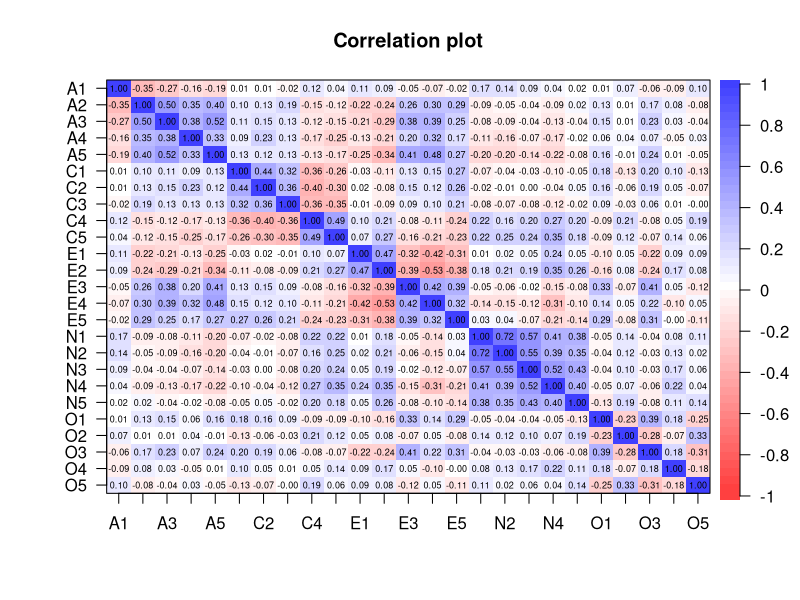
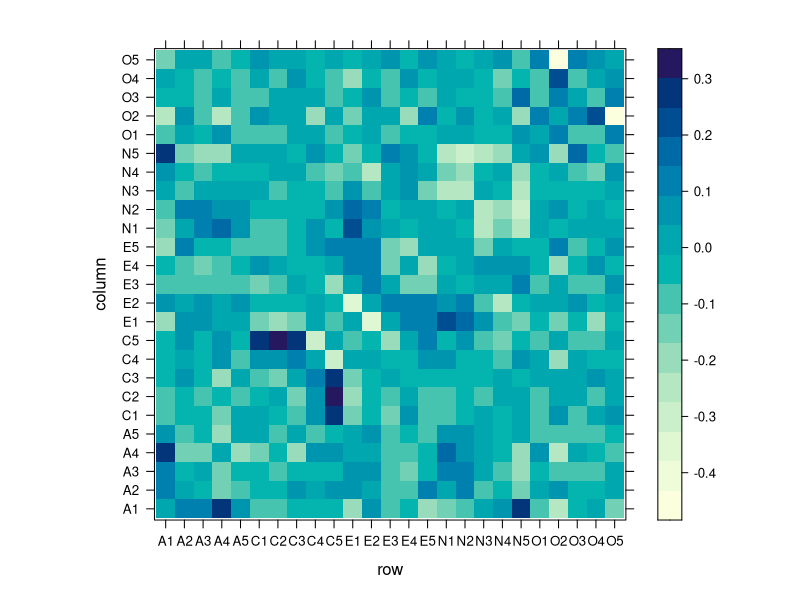
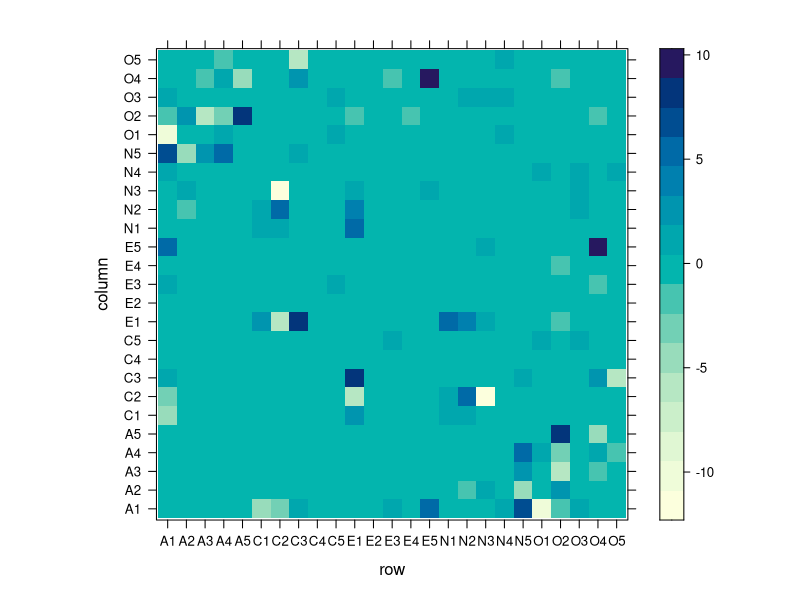
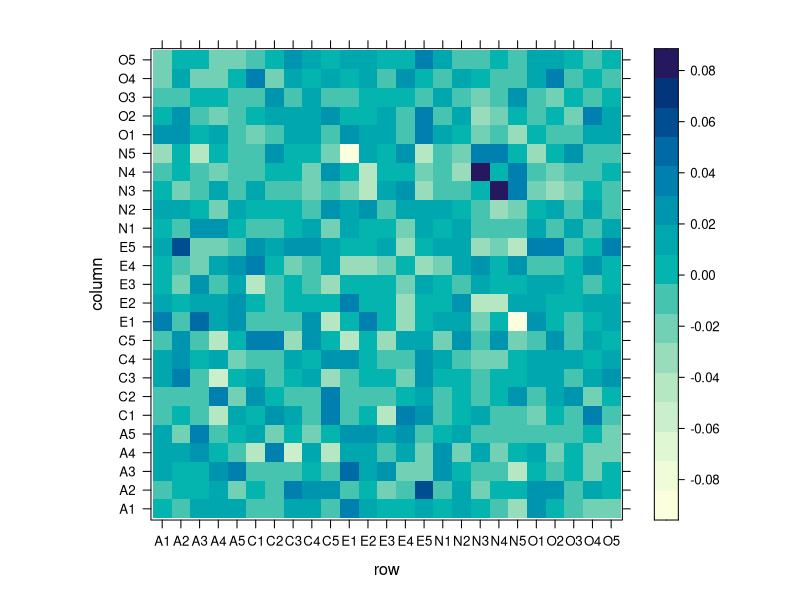
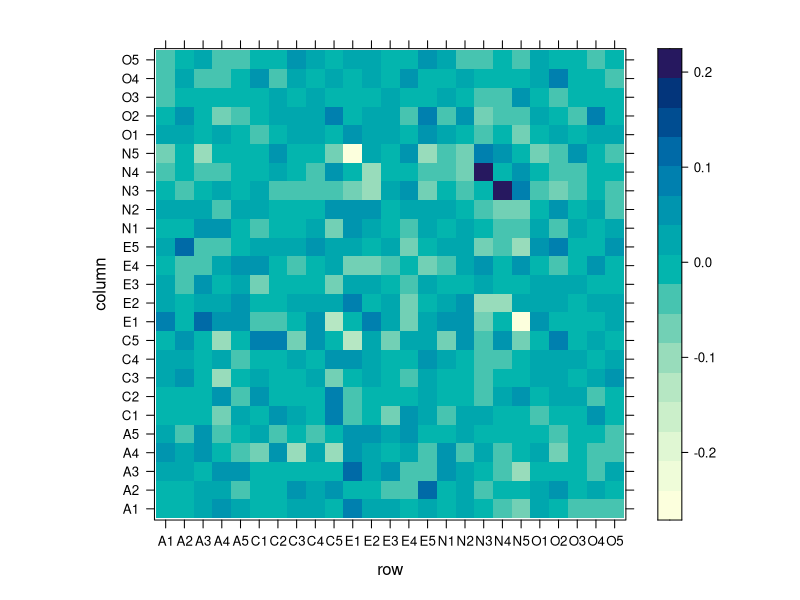
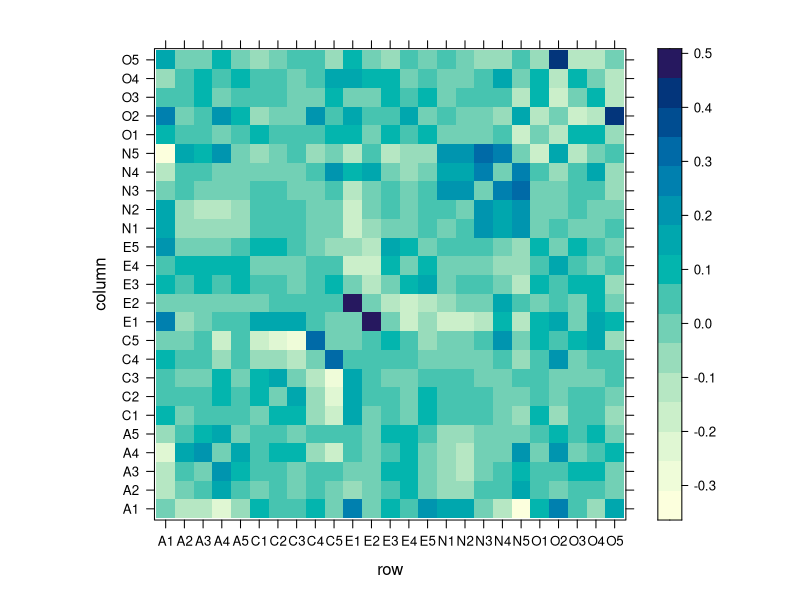
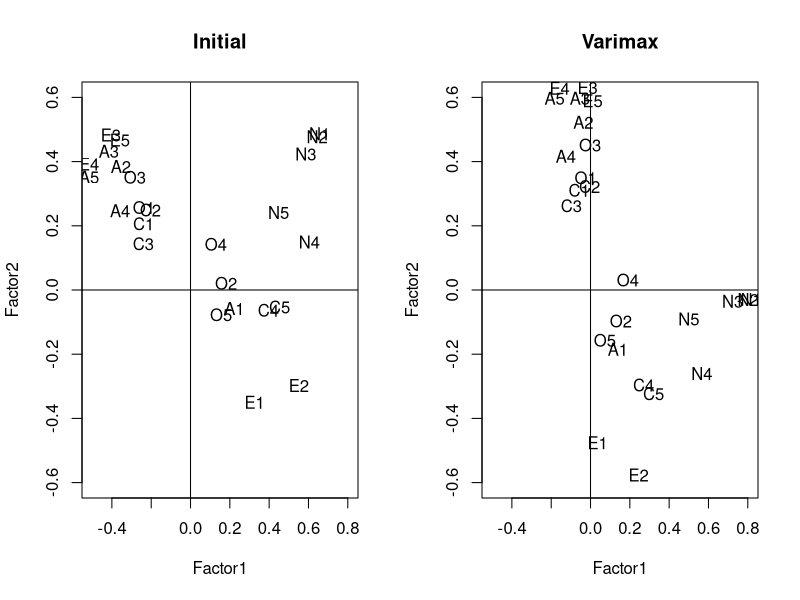
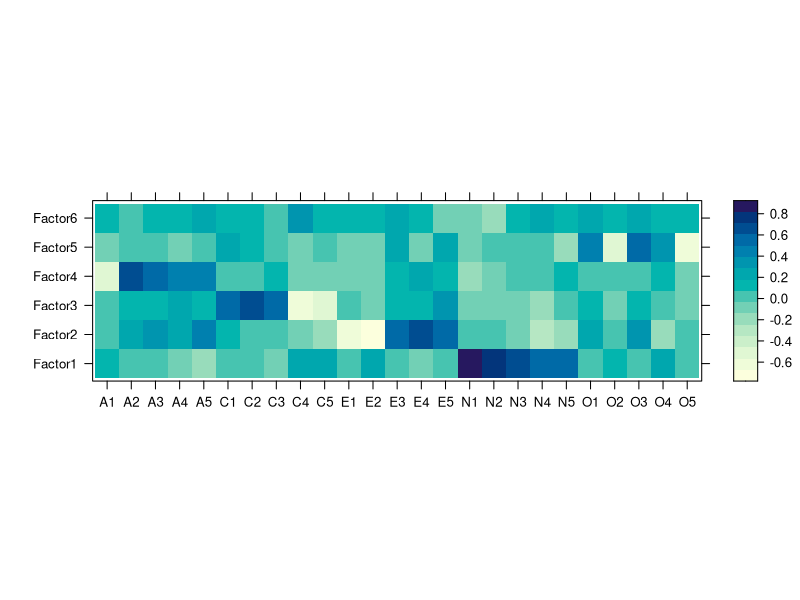

Write the R code that produced these figures, in order.
## ---- chunk 1
knitr::opts_chunk$set(cache=TRUE,
                      message = FALSE)
## ---- chunk 2
library(psych)

dim(bfi)
tail(names(bfi), n = 3)
## ---- chunk 3
library(tidyverse)

# Remove demographic variable and keep complete data
data <- bfi %>% 
  select(-gender, -education, -age) %>% 
  filter(complete.cases(.))
## ---- chunk 4
cor.plot(cor(data))
## ---- chunk 5
decomp <- prcomp(data)
summary(decomp)$importance[,1:3]

cum_prop <- decomp %>% 
  summary %>% 
  .[["importance"]] %>% 
  .["Cumulative Proportion",]

which(cum_prop > 0.8)[1]
## ---- chunk 6
Lhat <- decomp$rotation[,1:14] %*% 
  diag(decomp$sdev[1:14])
Psi_hat <- diag(cov(data) - tcrossprod(Lhat))
## ---- chunk 7
# Sum squared error
sum((cov(data) - tcrossprod(Lhat) - diag(Psi_hat))^2)
# Compare to the total variance
sum(diag(cov(data)))

# Our FA model explains:
sum(colSums(Lhat^2)/sum(diag(cov(data))))
## ---- chunk 8
(m <- sum(eigen(cor(data))$values > 1))

Lhat <- decomp$rotation[,seq_len(m)] %*% 
  diag(decomp$sdev[seq_len(m)])
Psi_hat <- diag(cov(data) - tcrossprod(Lhat))

# Sum squared error
sum((cov(data) - tcrossprod(Lhat) - diag(Psi_hat))^2)
# Compare to the total variance
sum(diag(cov(data)))
## ---- chunk 9
# Our FA model explains:
sum(colSums(Lhat^2)/sum(diag(cov(data))))
## ---- chunk 10
# We can also  visualize the fit
Sn <- cov(data)
Sn_fit <- tcrossprod(Lhat) + diag(Psi_hat)

library(lattice)
levelplot(Sn - Sn_fit)
## ---- chunk 11
# Or if you prefer % difference
levelplot((Sn - Sn_fit)/Sn)
## ---- chunk 12
# CAREFUL: uses correlation matrix
fa_decomp <- factanal(data, factors = m,
                      rotation = 'none')

# Uniquenesses are the diagonal elements 
# of the matrix Psi
Psi_mle <- fa_decomp$uniquenesses
Lmle <- fa_decomp$loadings
## ---- chunk 13
# We get an estimate of the correlation
R_mle <- tcrossprod(Lmle) + diag(Psi_mle)

sum((cor(data) - R_mle)^2)

# Our FA model explains:
sum(colSums(Lmle^2)/ncol(data))
## ---- chunk 14
levelplot(cor(data) - R_mle)
## ---- chunk 15
# To factor the covariance matrix
# Use psych::fa
fa_decomp <- psych::fa(data, nfactors = m,
                       rotate = "none",
                       covar = TRUE,
                       fm = "ml")

# Extract estimates
Psi_mle <- fa_decomp$uniquenesses
Lmle <- fa_decomp$loadings
## ---- chunk 16
# We get an estimate of the covariance
Sn_mle <- tcrossprod(Lmle) + diag(Psi_mle)

sum((Sn - Sn_mle)^2)

# Our FA model explains:
sum(colSums(Lmle^2)/sum(diag(Sn)))
## ---- chunk 17
levelplot(Sn - Sn_mle)
## ---- chunk 18
# Compare MLE with PC estimate
levelplot(Sn_fit - Sn_mle)
## ---- chunk 19
# Let's start with m=2 for visualization
fa_decomp <- factanal(data, factors = 2,
                      rotation = 'none')

initial_loadings <- fa_decomp$loadings
varimax_loadings <- varimax(initial_loadings)
## ---- chunk 20
par(mfrow = c(1, 2))

plot(initial_loadings, type = 'n',
     xlim = c(-0.5, 0.8),
     ylim = c(-0.6, 0.6),
     main = "Initial")
text(initial_loadings, label = rownames(initial_loadings))
abline(h = 0, v = 0)

plot(varimax_loadings$loadings, type = 'n',
     xlim = c(-0.5, 0.8),
     ylim = c(-0.6, 0.6),
     main = "Varimax")
text(varimax_loadings$loadings, 
     label = rownames(varimax_loadings$loadings))
abline(h = 0, v = 0)

par(mfrow = c(1,1))
## ---- chunk 21
# You can extract the matrix T
varimax_loadings$rotmat

# We can also get the angle of rotation
acos(varimax_loadings$rotmat[1,1])
## ---- chunk 22
# In more dimensions
fa_decomp <- factanal(data, factors = m,
                      rotation = 'varimax')

levelplot(unclass(fa_decomp$loadings),
          xlab = "", ylab = "")
## ---- chunk 23
# First, let's look at the average eigenvalue
decomp <- eigen(Sn, symmetric = TRUE,
                only.values = TRUE)

mean(decomp$values)

sum(decomp$values > mean(decomp$values))
## ---- chunk 24
# We will go from 1 factor to 15
prop_var_explained <- purrr::map_df(
  seq(1, 15),  function(m) {
    fa_decomp <- factanal(data, factors = m)
    Lmle <- fa_decomp$loadings
    prop <- sum(colSums(Lmle^2))/ncol(data)
    
    data.frame(
      prop = prop,
      m = m
    )})
## ---- chunk 25
prop_var_explained %>% 
  ggplot(aes(m, prop)) + 
  geom_point() + 
  geom_line() + 
  theme_minimal() +
  expand_limits(y = 0) +
  geom_vline(xintercept = 6,
             linetype = 'dotted')
## ---- chunk 26
inform_crit <- purrr::map_df(
  seq(1, 15),  function(m) {
    fa_decomp <- psych::fa(data, nfactors = m,
                           fm = 'ml')
    data.frame(
      BIC = fa_decomp$BIC, eBIC = fa_decomp$EBIC,
      SABIC = fa_decomp$SABIC, m = m
    )})
## ---- chunk 27
inform_crit %>% 
  gather(Criteria, value, -m) %>% 
  ggplot(aes(m, value, colour = Criteria)) + 
  geom_point() + 
  geom_line() + 
  theme_minimal() +
  theme(legend.position = 'top') +
  geom_vline(xintercept = 6,
             linetype = 'dotted')
## ---- chunk 28
inform_crit %>% 
  gather(Criteria, value, -m) %>% 
  group_by(Criteria) %>% 
  filter(value == min(value)) %>% 
  select(-value) %>% 
  spread(Criteria, m)
## ---- chunk 29
m <- 6
fa_decomp <- psych::fa(data, nfactors = m,
                       covar = TRUE,
                       fm = 'ml')
## ---- chunk 30
Sn <- cov(data)
Sn_mle <- tcrossprod(fa_decomp$loadings) + 
  diag(fa_decomp$uniquenesses)

test_stat <- nrow(data) * (
  log(det(Sn_mle)) -
    log(det(Sn))
)
## ---- chunk 31
p <- ncol(data)
nu <- 0.5*((p-m)^2 - p - m)

test_stat > qchisq(0.95, df = nu)
## ---- chunk 32
m <- 6
fa_decomp <- psych::fa(data, nfactors = m,
                       covar = TRUE,
                       fm = 'ml')
## ---- chunk 33
# Extract estimates
InvPsi <- diag(fa_decomp$uniquenesses^-1)
Lhat <- fa_decomp$loadings

hat_mat <- solve(t(Lhat) %*% InvPsi %*% Lhat) %*%
  t(Lhat) %*% InvPsi

scores <- scale(data, center = TRUE,
                scale = FALSE) %*% t(hat_mat)
## ---- chunk 34
GGally::ggpairs(as.data.frame(scores))
## ---- chunk 35
scores_reg <- scale(data, center = TRUE,
                    scale = FALSE) %*% 
  solve(Sn) %*% Lhat
## ---- chunk 36
GGally::ggpairs(as.data.frame(scores_reg))
## ---- chunk 37
# Let's look at agreement
round(cor(scores, scores_reg), 2)
## ---- chunk 38
# Or graphically
plot(as.vector(scores),
     as.vector(scores_reg),
     xlab = "WLS",
     ylab = "Regression")
abline(a = 0, b = 1, 
       col='red',
       lty = 2)
## ---- chunk 39
inner_join(
  as.data.frame(scores_reg) %>% 
    mutate(ID = row_number()) %>% 
    gather(Factor, Score, -ID) %>% 
    rename(Regression = Score),
  as.data.frame(scores) %>% 
    mutate(ID = row_number()) %>% 
    gather(Factor, Score, -ID) %>% 
    rename(WLS = Score),
  by = c("ID", "Factor")
) %>% 
  ggplot(aes(WLS, Regression, colour = Factor)) + 
  geom_abline(slope = 1, intercept = 0,
              linetype = 'dashed') +
  geom_point(alpha = 0.5) +
  geom_smooth(method = 'lm', se = FALSE) +
  theme_minimal() +
  theme(legend.position = 'top')
## ---- chunk 40
state.x77[1:5,1:4]
## ---- chunk 41
library(GGally)
data <- as.data.frame(state.x77)
ggpairs(data)
## ---- chunk 42
# Potential outliers?
data %>% 
  rownames_to_column('State') %>%
  top_n(Population, n = 2)

data %>% 
  rownames_to_column('State') %>%
  top_n(Area, n = 2)
## ---- chunk 43
# 1. Principal Component Factor analysis
decomp <- princomp(data, cor = TRUE)
decomp
## ---- chunk 44
biplot(decomp)
## ---- chunk 45
m <- 3
Lhat <- decomp$loadings[,seq_len(m)] %*% 
  diag(decomp$sdev[seq_len(m)])
colnames(Lhat) <- paste0("PC", 1:3)
Psi_hat <- diag(cor(data) - tcrossprod(Lhat))

# Our FA model explains:
sum(colSums(Lhat^2))/ncol(data)
## ---- chunk 46
# We can also  visualize the fit
Rn <- cor(data)
Rn_fit <- tcrossprod(Lhat) + diag(Psi_hat)

levelplot(Rn - Rn_fit)
## ---- chunk 47
scores_pc <- scale(data, center = TRUE,
                    scale = TRUE) %*% 
  solve(Rn) %*% Lhat
## ---- chunk 48
ggpairs(as.data.frame(scores_pc))
## ---- chunk 49
# What state has the outlying values?
scores_pc %>% 
  as.data.frame %>% 
  rownames_to_column('State') %>%
  filter(PC2 > 4 | PC3 < -4)
## ---- chunk 50
# 2. Maximum Likelihood Factor analysis
fa_decomp <- factanal(data, factors = m)
## ---- chunk 51
# Extract estimates
Psi_mle <- fa_decomp$uniquenesses
Lmle <- fa_decomp$loadings

# Our FA model explains:
sum(colSums(Lmle^2))/ncol(data)
## ---- chunk 52
# We can also  visualize the fit
Rn_mle <- tcrossprod(Lmle) + diag(Psi_mle)

levelplot(Rn - Rn_mle)
## ---- chunk 53
scores_mle <- scale(data, center = TRUE,
                    scale = TRUE) %*% 
  solve(Rn) %*% Lmle
## ---- chunk 54
ggpairs(as.data.frame(scores_mle))
## ---- chunk 55
# 3. Compare both loadings
round(cor(scores_pc, scores_mle), 2)
## ---- chunk 56
levelplot(Lhat,
          xlab = "", ylab = "")
## ---- chunk 57
# Let's rotate the PC loadings
Lhat <- varimax(Lhat)$loadings
scores_pc <- scale(data, center = TRUE,
                    scale = TRUE) %*% 
  solve(Rn) %*% Lhat
## ---- chunk 58
# Compare both loadings again
round(cor(scores_pc, scores_mle), 2)
## ---- chunk 59
levelplot(unclass(Lhat),
          xlab = "", ylab = "")
## ---- chunk 60
levelplot(unclass(Lmle),
          xlab = "", ylab = "")
## ---- chunk 61
# 4. Compare different m
# Let's start with scree plot
screeplot(decomp, type = 'l')
## ---- chunk 62
# Then let's look at information criteria
inform_crit <- purrr::map_df(
  seq_len(4),  function(m) {
    fa_decomp <- psych::fa(data, nfactors = m,
                           fm = 'ml')
    data.frame(
      BIC = fa_decomp$BIC, eBIC = fa_decomp$EBIC,
      SABIC = fa_decomp$SABIC, m = m
    )})
## ---- chunk 63
inform_crit %>% 
  gather(Criteria, value, -m) %>% 
  ggplot(aes(m, value, colour = Criteria)) + 
  geom_point() + 
  geom_line() + 
  theme_minimal() +
  theme(legend.position = 'top')
## ---- chunk 64
inform_crit %>% 
  gather(Criteria, value, -m) %>% 
  group_by(Criteria) %>% 
  filter(value == min(value)) %>% 
  select(-value) %>% 
  spread(Criteria, m)
## ---- chunk 65
m <- 2
Lhat <- decomp$loadings[,seq_len(m)] %*% 
  diag(decomp$sdev[seq_len(m)])
colnames(Lhat) <- paste0("PC", 1:2)
Psi_hat <- diag(cov(data) - tcrossprod(Lhat))

Lhat <- varimax(Lhat)$loadings
scores_pc <- scale(data, center = TRUE,
                    scale = TRUE) %*% 
  solve(Rn) %*% Lhat
## ---- chunk 66
# MLE
fa_decomp <- factanal(data, factors = m)
Psi_mle <- fa_decomp$uniquenesses
Lmle <- fa_decomp$loadings

scores_mle <- scale(data, center = TRUE,
                    scale = TRUE) %*% 
  solve(Rn) %*% Lmle
## ---- chunk 67
# Compare both loadings again
round(cor(scores_pc, scores_mle), 2)
## ---- chunk 68
levelplot(unclass(Lhat),
          xlab = "", ylab = "")
## ---- chunk 69
levelplot(unclass(Lmle),
          xlab = "", ylab = "")
## ---- chunk 70
plot(scores_mle, type = 'n')
text(scores_mle, labels = rownames(scores_mle))
abline(h = 0, v = 0, lty = 2)
## ---- chunk 71
# Let's plot the factors on the map
library(maps)
states <- map_data("state")

data_plot <- scores_mle %>%
  as.data.frame() %>% 
  rownames_to_column("region") %>% 
  mutate(region = tolower(region)) %>% 
  inner_join(states, by = "region")
## ---- chunk 72
ggplot(data = data_plot) + 
  geom_polygon(aes(x = long, y = lat, 
                   fill = Factor1, 
                   group = group)) +
  coord_fixed(1.3) +
  ggthemes::theme_map() + 
  ggtitle("First Factor")
## ---- chunk 73
ggplot(data = data_plot) + 
  geom_polygon(aes(x = long, y = lat, 
                   fill = Factor2, 
                   group = group)) +
  coord_fixed(1.3) +
  ggthemes::theme_map() + 
  ggtitle("Second Factor")
